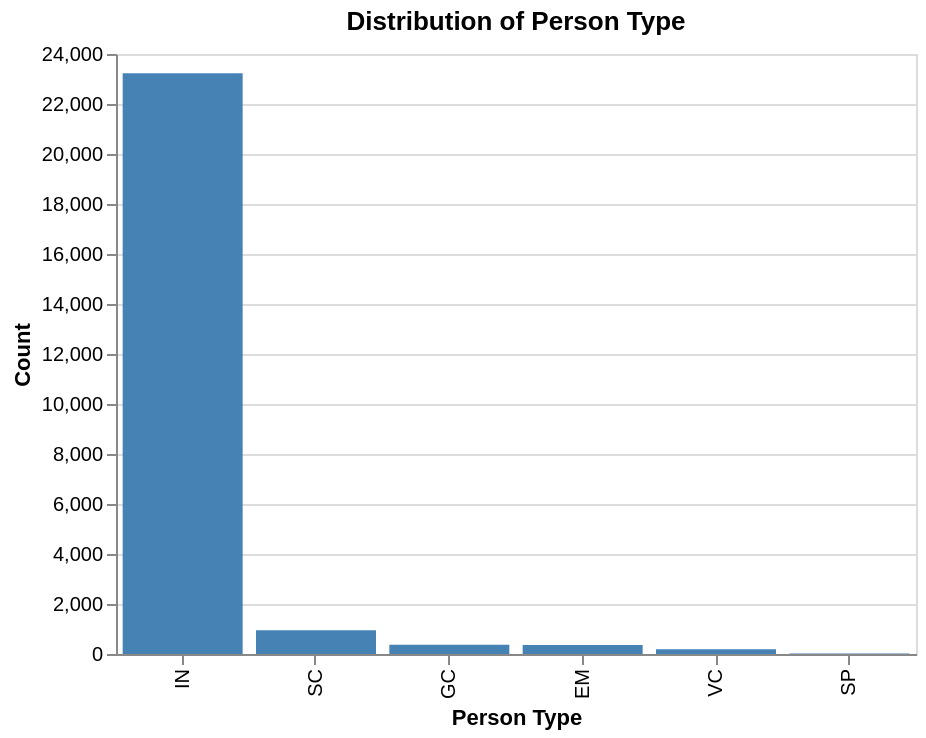

Source (notebook cell):
### Code cell
# Bar chart of person_type distribution
pt_counts = df['person_type'].value_counts().reset_index()
pt_counts.columns = ['person_type', 'count']

chart1 = alt.Chart(pt_counts).mark_bar(color='steelblue').encode(
    x=alt.X('person_type:N', sort='-y', title='Person Type'),
    y=alt.Y('count:Q', title='Count'),
    tooltip=['person_type', 'count']
).properties(
    title='Distribution of Person Type',
    width=400, height=300
)
chart1

### Figure 1 — Vega-Lite specification as saved in the notebook (floating-point values rounded to 4 significant figures)
{"config": {"view": {"continuousWidth": 300, "continuousHeight": 300}}, "data": {"name": "data-b2a8e60362ac1482668c5e8fb3dc027c"}, "mark": {"type": "bar", "color": "steelblue"}, "encoding": {"tooltip": [{"field": "person_type", "type": "nominal"}, {"field": "count", "type": "quantitative"}], "x": {"field": "person_type", "sort": "-y", "title": "Person Type", "type": "nominal"}, "y": {"field": "count", "title": "Count", "type": "quantitative"}}, "height": 300, "title": "Distribution of Person Type", "width": 400, "$schema": "https://vega.github.io/schema/vega-lite/v5.20.1.json", "datasets": {"data-b2a8e60362ac1482668c5e8fb3dc027c": [{"person_type": "IN", "count": 23229}, {"person_type": "SC", "count": 955}, {"person_type": "GC", "count": 371}, {"person_type": "EM", "count": 359}, {"person_type": "VC", "count": 192}, {"person_type": "SP", "count": 22}]}}
